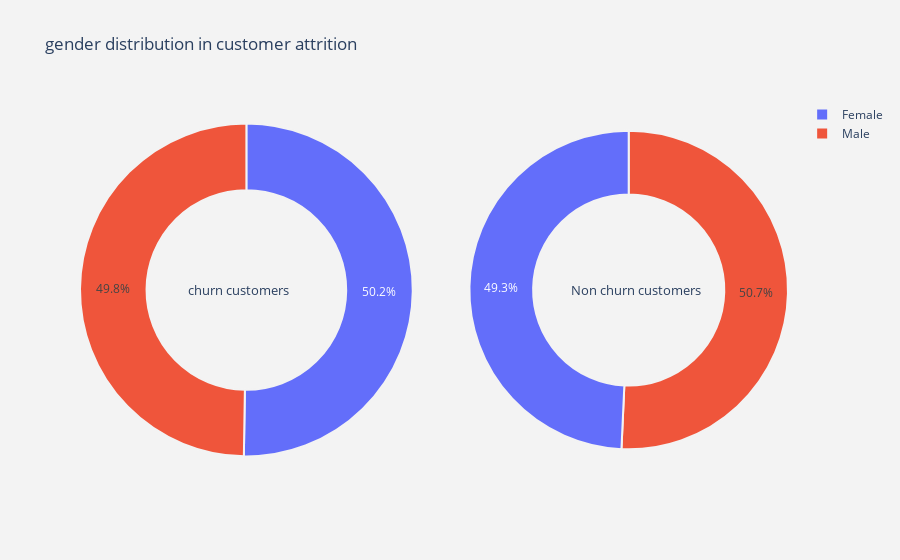
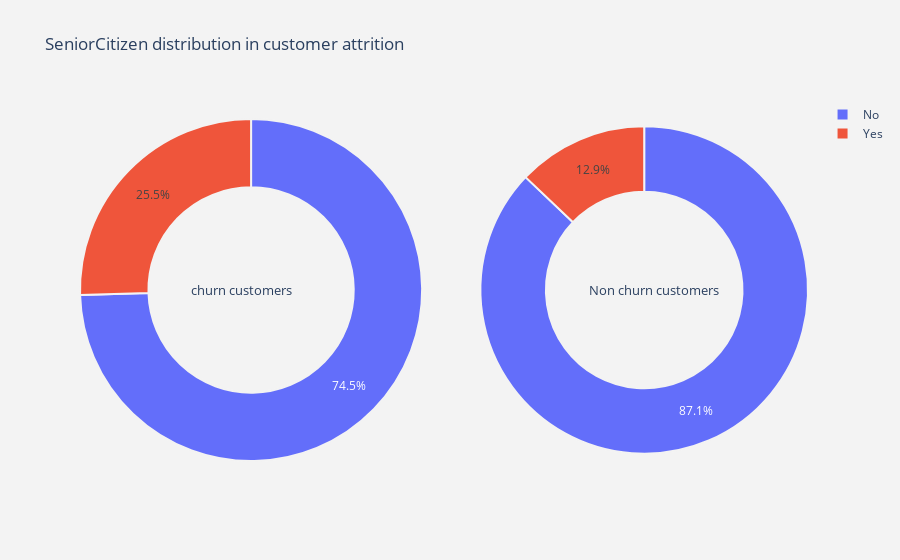
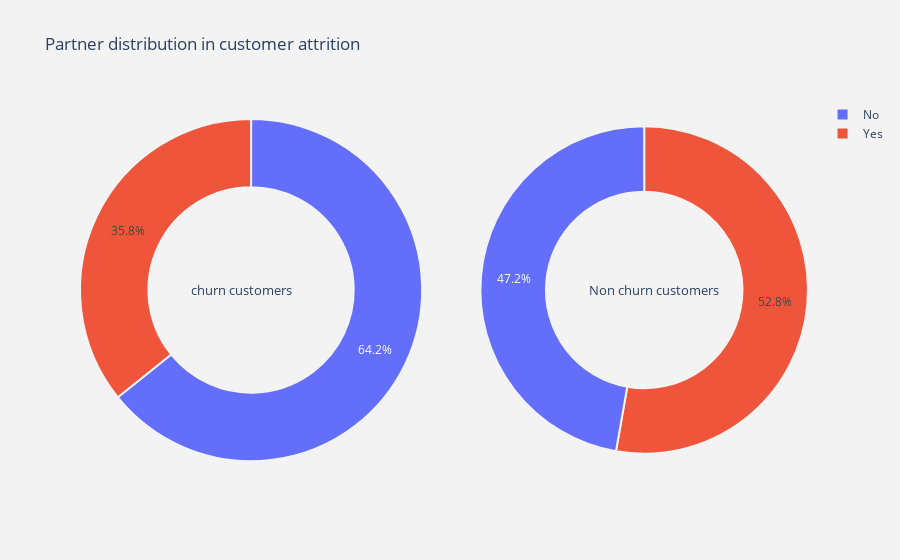
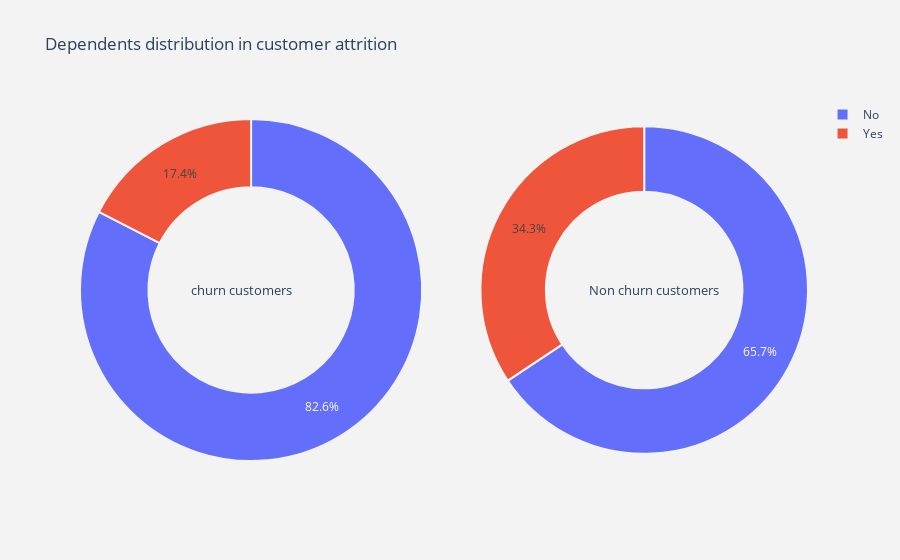

The notebook cell saved with these charts, in order:
### Markdown cell above
#### 2. Variable Distribution in Customer attrition

### Code cell
#function  for pie plot for customer attrition types
def plot_pie(column) :
    
    trace1 = go.Pie(values  = churn[column].value_counts().values.tolist(),
                    labels  = churn[column].value_counts().keys().tolist(),
                    hoverinfo = "label+percent+name",
                    domain  = dict(x = [0,.47]),
                    name    = "Churn Customers",
                    marker  = dict(line = dict(width = 2,color = "rgb(243,243,243)")),
                    hole    = .6
                   )
    trace2 = go.Pie(values  = not_churn[column].value_counts().values.tolist(),
                    labels  = not_churn[column].value_counts().keys().tolist(),
                    hoverinfo = "label+percent+name",
                    marker  = dict(line = dict(width = 2,color = "rgb(243,243,243)")),
                    domain  = dict(x = [.55,1]),
                    hole    = .6,
                    name    = "Non churn customers" 
                   )


    layout = go.Layout(dict(title = column + " distribution in customer attrition ",
                            plot_bgcolor  = "rgb(243,243,243)",
                            paper_bgcolor = "rgb(243,243,243)",
                            annotations = [dict(text = "churn customers",
                                                font = dict(size = 13),
                                                showarrow = False,
                                                x = .15, y = .5),
                                           dict(text = "Non churn customers",
                                                font = dict(size = 13),
                                                showarrow = False,
                                                x = .88,y = .5
                                               )
                                          ]
                           )
                      )
    data = [trace1,trace2]
    fig  = go.Figure(data = data,layout = layout)
    py.iplot(fig)
    

#for all categorical columns plot pie
for i in cat_cols :
    plot_pie(i)

### Figure 1 — Plotly figure (JSON) as saved in the notebook; plotly's stock layout.template omitted (floating-point values rounded to 4 significant figures)
{"data": [{"domain": {"x": [0, 0.47]}, "hole": 0.6, "hoverinfo": "label+percent+name", "labels": ["Female", "Male"], "marker": {"line": {"color": "rgb(243,243,243)", "width": 2}}, "name": "Churn Customers", "type": "pie", "values": [939, 930]}, {"domain": {"x": [0.55, 1]}, "hole": 0.6, "hoverinfo": "label+percent+name", "labels": ["Male", "Female"], "marker": {"line": {"color": "rgb(243,243,243)", "width": 2}}, "name": "Non churn customers", "type": "pie", "values": [2619, 2544]}], "layout": {"annotations": [{"font": {"size": 13}, "showarrow": false, "text": "churn customers", "x": 0.15, "y": 0.5}, {"font": {"size": 13}, "showarrow": false, "text": "Non churn customers", "x": 0.88, "y": 0.5}], "paper_bgcolor": "rgb(243,243,243)", "plot_bgcolor": "rgb(243,243,243)", "title": {"text": "gender distribution in customer attrition "}}}

### Figure 2 — Plotly figure (JSON) as saved in the notebook; plotly's stock layout.template omitted (floating-point values rounded to 4 significant figures)
{"data": [{"domain": {"x": [0, 0.47]}, "hole": 0.6, "hoverinfo": "label+percent+name", "labels": ["No", "Yes"], "marker": {"line": {"color": "rgb(243,243,243)", "width": 2}}, "name": "Churn Customers", "type": "pie", "values": [1393, 476]}, {"domain": {"x": [0.55, 1]}, "hole": 0.6, "hoverinfo": "label+percent+name", "labels": ["No", "Yes"], "marker": {"line": {"color": "rgb(243,243,243)", "width": 2}}, "name": "Non churn customers", "type": "pie", "values": [4497, 666]}], "layout": {"annotations": [{"font": {"size": 13}, "showarrow": false, "text": "churn customers", "x": 0.15, "y": 0.5}, {"font": {"size": 13}, "showarrow": false, "text": "Non churn customers", "x": 0.88, "y": 0.5}], "paper_bgcolor": "rgb(243,243,243)", "plot_bgcolor": "rgb(243,243,243)", "title": {"text": "SeniorCitizen distribution in customer attrition "}}}

### Figure 3 — Plotly figure (JSON) as saved in the notebook; plotly's stock layout.template omitted (floating-point values rounded to 4 significant figures)
{"data": [{"domain": {"x": [0, 0.47]}, "hole": 0.6, "hoverinfo": "label+percent+name", "labels": ["No", "Yes"], "marker": {"line": {"color": "rgb(243,243,243)", "width": 2}}, "name": "Churn Customers", "type": "pie", "values": [1200, 669]}, {"domain": {"x": [0.55, 1]}, "hole": 0.6, "hoverinfo": "label+percent+name", "labels": ["Yes", "No"], "marker": {"line": {"color": "rgb(243,243,243)", "width": 2}}, "name": "Non churn customers", "type": "pie", "values": [2724, 2439]}], "layout": {"annotations": [{"font": {"size": 13}, "showarrow": false, "text": "churn customers", "x": 0.15, "y": 0.5}, {"font": {"size": 13}, "showarrow": false, "text": "Non churn customers", "x": 0.88, "y": 0.5}], "paper_bgcolor": "rgb(243,243,243)", "plot_bgcolor": "rgb(243,243,243)", "title": {"text": "Partner distribution in customer attrition "}}}

### Figure 4 — Plotly figure (JSON) as saved in the notebook; plotly's stock layout.template omitted (floating-point values rounded to 4 significant figures)
{"data": [{"domain": {"x": [0, 0.47]}, "hole": 0.6, "hoverinfo": "label+percent+name", "labels": ["No", "Yes"], "marker": {"line": {"color": "rgb(243,243,243)", "width": 2}}, "name": "Churn Customers", "type": "pie", "values": [1543, 326]}, {"domain": {"x": [0.55, 1]}, "hole": 0.6, "hoverinfo": "label+percent+name", "labels": ["No", "Yes"], "marker": {"line": {"color": "rgb(243,243,243)", "width": 2}}, "name": "Non churn customers", "type": "pie", "values": [3390, 1773]}], "layout": {"annotations": [{"font": {"size": 13}, "showarrow": false, "text": "churn customers", "x": 0.15, "y": 0.5}, {"font": {"size": 13}, "showarrow": false, "text": "Non churn customers", "x": 0.88, "y": 0.5}], "paper_bgcolor": "rgb(243,243,243)", "plot_bgcolor": "rgb(243,243,243)", "title": {"text": "Dependents distribution in customer attrition "}}}
